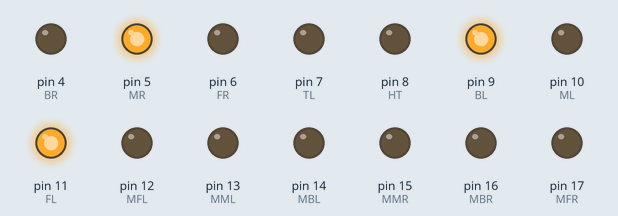
Recording of a sketch running on a simulated Arduino Uno, built with avr-gcc and run on an emulated ATmega328P. Shown: output pins drawn as LEDs (lit = HIGH).

Above: at 1.17 s.
At 19.6 s:
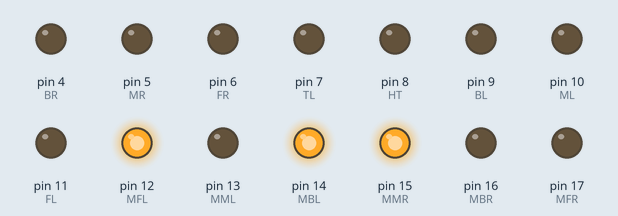
At 21.5 s:
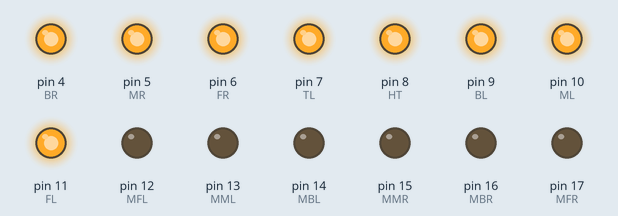
At 22.4 s:
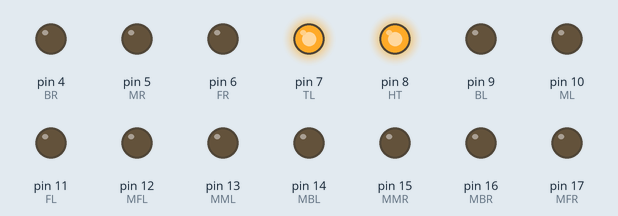
At 23.3 s:
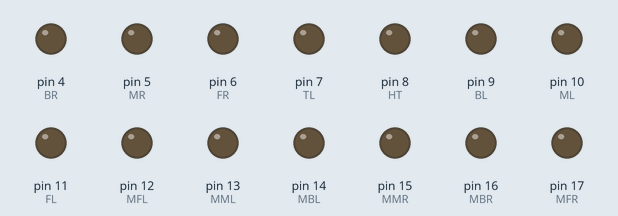
At 39.51 s:
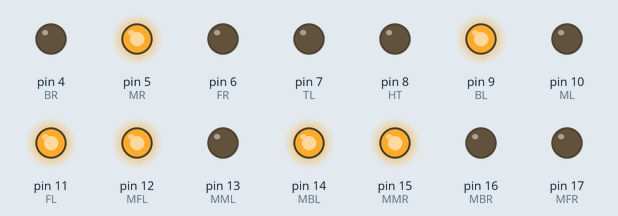
Timing chart, 0 to 40.0 s (numbered marks = the images above):
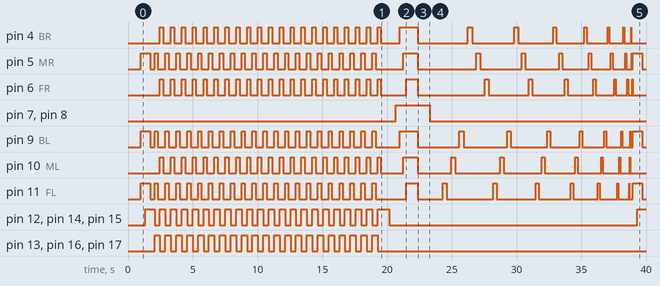

Measured:
- by itself, pin 4 (BR): LOW → HIGH at 2.5 s, → LOW 0.26 s later, → HIGH 0.58 s later, → LOW 0.26 s later, … (58 changes in this stretch)
- by itself, pin 5 (MR): LOW → HIGH at 1.0 s, → LOW 0.70 s later, → HIGH 0.35 s later, → LOW 0.26 s later, … (62 changes in this stretch)
- by itself, pin 6 (FR): LOW → HIGH at 2.5 s, → LOW 0.26 s later, → HIGH 0.58 s later, → LOW 0.26 s later, … (58 changes in this stretch)
- by itself, pin 7 (TL), pin 8 (HT): LOW → HIGH at 20.7 s, → LOW 2.6 s later
- by itself, pin 9 (BL): LOW → HIGH at 1.0 s, → LOW 0.70 s later, → HIGH 0.35 s later, → LOW 0.26 s later, … (62 changes in this stretch)
- by itself, pin 10 (ML): LOW → HIGH at 2.5 s, → LOW 0.26 s later, → HIGH 0.58 s later, → LOW 0.26 s later, … (58 changes in this stretch)
- by itself, pin 11 (FL): LOW → HIGH at 1.0 s, → LOW 0.70 s later, → HIGH 0.35 s later, → LOW 0.26 s later, … (62 changes in this stretch)
- by itself, pin 12 (MFL), pin 14 (MBL), pin 15 (MMR): goes HIGH 0.70 s, 20 × (LOW 0.42 s, HIGH 0.42 s), LOW 0.42 s, HIGH 0.92 s, LOW 19.2 s, then HIGH

The sketch:

Borderbasher6_std.ino
```cpp
int a;
int b;
int d;
int spd = 325;

#define FL 11
#define BL 9
#define ML 10

#define FR 6
#define BR 4
#define MR 5

#define MFL 12
#define MBL 14
#define MML 13

#define MFR 17
#define MBR 16
#define MMR 15

#define HT 8
#define HR 2
#define HL 3

#define TL 7


void setup() {

  pinMode(FL, OUTPUT);
  pinMode(BL, OUTPUT);
  pinMode(ML, OUTPUT);
  pinMode(FR, OUTPUT);
  pinMode(BR, OUTPUT);
  pinMode(MR, OUTPUT);

  pinMode(MFL, OUTPUT);
  pinMode(MBL, OUTPUT);
  pinMode(MML, OUTPUT);
  pinMode(MFR, OUTPUT);
  pinMode(MBR, OUTPUT);
  pinMode(MMR, OUTPUT);

  pinMode(HT, OUTPUT);
  pinMode(HR, OUTPUT);
  pinMode(HL, OUTPUT);
  pinMode(TL, OUTPUT);

  digitalWrite(MFL, LOW);
  digitalWrite(MFR, LOW);
  digitalWrite(MML, LOW);
  digitalWrite(MMR, LOW);
  digitalWrite(MBL, LOW);
  digitalWrite(MBR, LOW);
  digitalWrite(FL, LOW);
  digitalWrite(FR, LOW);
  digitalWrite(ML, LOW);
  digitalWrite(MR, LOW);
  digitalWrite(BL, LOW);
  digitalWrite(BR, LOW);
  digitalWrite(HT, LOW);
  digitalWrite(TL, LOW);
  digitalWrite(HL, LOW);
  digitalWrite(HR, HIGH);

  delay(1000);

}

void trick() {
  digitalWrite(MFL, LOW);
  digitalWrite(MFR, LOW);
  digitalWrite(MML, LOW);
  digitalWrite(MMR, LOW);
  digitalWrite(MBL, LOW);
  digitalWrite(MBR, LOW);

  delay(1000);

  digitalWrite(TL, HIGH);
  digitalWrite(HT, HIGH);

  delay(500);

  digitalWrite(FL, HIGH);

  delay(150);

  digitalWrite(ML, HIGH);

  delay(150);

  digitalWrite(BL, HIGH);

  delay(150);

  digitalWrite(BR, HIGH);

  delay(150);

  digitalWrite(MR, HIGH);

  delay(150);

  digitalWrite(FR, HIGH);

  delay(1000);

  digitalWrite(HT, LOW);

  delay(500);

  digitalWrite(HL, LOW);
  digitalWrite(HR, LOW);

  delay(750);

  digitalWrite(HL, HIGH);

  delay(750);

  digitalWrite(HR, HIGH);

  delay(750);

  digitalWrite(HR, LOW);

  delay(750);

  digitalWrite(HT, HIGH);

  delay(1000);

  digitalWrite(FL, LOW);
  digitalWrite(FR, LOW);
  digitalWrite(ML, LOW);
  digitalWrite(MR, LOW);
  digitalWrite(BL, LOW);
  digitalWrite(BR, LOW);
  digitalWrite(TL, LOW);
  digitalWrite(HT, LOW);

  delay(1000);

}

void side_drop() {
  digitalWrite(FL, HIGH);

  delay(200);

  digitalWrite(ML, HIGH);

  delay(200);

  digitalWrite(BL, HIGH);

  delay(950);

  digitalWrite(FR, HIGH);
  digitalWrite(FL, LOW);

  delay(200);

  digitalWrite(MR, HIGH);
  digitalWrite(ML, LOW);

  delay(200);

  digitalWrite(BR, HIGH);
  digitalWrite(BL, LOW);

  delay(1200);

  digitalWrite(FR, LOW);

  delay(200);

  digitalWrite(MR, LOW);

  delay(200);

  digitalWrite(BR, LOW);

  delay(950);

}

void drop() {
  digitalWrite(HT, HIGH);
  digitalWrite(TL, HIGH);

  delay(300);

  digitalWrite(BL, HIGH);
  digitalWrite(BR, HIGH);

  delay(250);

  digitalWrite(ML, HIGH);
  digitalWrite(MR, HIGH);

  delay(250);

  digitalWrite(FL, HIGH);
  digitalWrite(FR, HIGH);

  delay(900);

  digitalWrite(BL, LOW);
  digitalWrite(BR, LOW);
  digitalWrite(ML, LOW);
  digitalWrite(MR, LOW);
  digitalWrite(FL, LOW);
  digitalWrite(FR, LOW);

  delay(900);

  digitalWrite(HT, LOW);
  digitalWrite(TL, LOW);

  delay(1000);
}

void tap_dance(int dly) {
  digitalWrite(FL, HIGH);
  delay(dly);
  digitalWrite(FL, LOW);
  delay(dly);
  digitalWrite(ML, HIGH);
  delay(dly);
  digitalWrite(ML, LOW);
  delay(dly);
  digitalWrite(BL, HIGH);
  delay(dly);
  digitalWrite(BL, LOW);
  delay(dly);
  digitalWrite(BR, HIGH);
  delay(dly);
  digitalWrite(BR, LOW);
  delay(dly);
  digitalWrite(MR, HIGH);
  delay(dly);
  digitalWrite(MR, LOW);
  delay(dly);
  digitalWrite(FR, HIGH);
  delay(dly);
  digitalWrite(FR, LOW);
  delay(dly);
}

void walk() {
  digitalWrite(FL, HIGH);
  digitalWrite(MR, HIGH);
  digitalWrite(BL, HIGH);

  digitalWrite(MFL, LOW);
  digitalWrite(MMR, LOW);
  digitalWrite(MBL, LOW);
  digitalWrite(MFR, HIGH);
  digitalWrite(MML, HIGH);
  digitalWrite(MBR, HIGH);

  delay(260);

  digitalWrite(FL, LOW);
  digitalWrite(MR, LOW);
  digitalWrite(BL, LOW);

  delay(160);

  digitalWrite(FR, HIGH);
  digitalWrite(ML, HIGH);
  digitalWrite(BR, HIGH);

  digitalWrite(MFL, HIGH);
  digitalWrite(MMR, HIGH);
  digitalWrite(MBL, HIGH);
  digitalWrite(MFR, LOW);
  digitalWrite(MML, LOW);
  digitalWrite(MBR, LOW);

  delay(260);

  digitalWrite(FR, LOW);
  digitalWrite(ML, LOW);
  digitalWrite(BR, LOW);

  delay(160);

}

void loop() {
  for (d = 0; d <= 1; d++) {
    digitalWrite(FL, HIGH);
    digitalWrite(MR, HIGH);
    digitalWrite(BL, HIGH);

    delay(350);

    digitalWrite(MFL, HIGH);
    digitalWrite(MMR, HIGH);
    digitalWrite(MBL, HIGH);

    delay(350);

    digitalWrite(FL, LOW);
    digitalWrite(MR, LOW);
    digitalWrite(BL, LOW);

    delay(350);

    for (a = 0; a <= 20; a++) {
      walk();
    }

    delay(500);

    digitalWrite(MFL, LOW);
    digitalWrite(MFR, LOW);
    digitalWrite(MML, LOW);
    digitalWrite(MMR, LOW);
    digitalWrite(MBL, LOW);
    digitalWrite(MBR, LOW);
    digitalWrite(FL, LOW);
    digitalWrite(FR, LOW);
    digitalWrite(ML, LOW);
    digitalWrite(MR, LOW);
    digitalWrite(BL, LOW);
    digitalWrite(BR, LOW);
    digitalWrite(HT, LOW);
    digitalWrite(TL, LOW);
    digitalWrite(HL, LOW);
    digitalWrite(HR, HIGH);

    delay(500);

    drop();

    for (b = 0; b <= 6; b++) {
      tap_dance(spd);
      spd = spd - 50;
    }
    spd = 325;
  }

  side_drop();

  trick();
}
```
